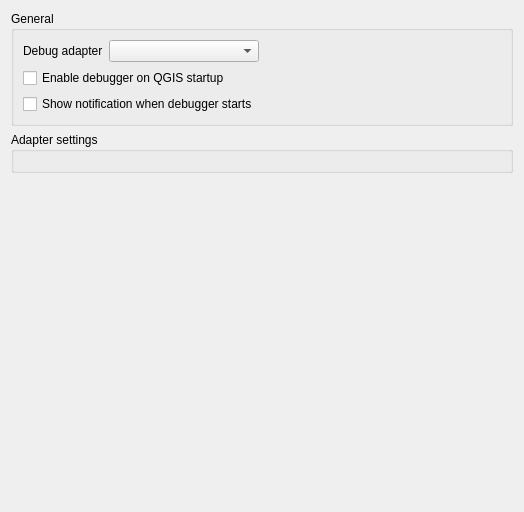
<?xml version="1.0" encoding="UTF-8"?>
<ui version="4.0">
 <class>DebugSettingsPageBase</class>
 <widget class="QWidget" name="DebugSettingsPageBase">
  <property name="geometry">
   <rect>
    <x>0</x>
    <y>0</y>
    <width>524</width>
    <height>512</height>
   </rect>
  </property>
  <property name="windowTitle">
   <string>Dialog</string>
  </property>
  <layout class="QVBoxLayout" name="verticalLayout_2">
   <item>
    <widget class="QGroupBox" name="general_groupbox">
     <property name="title">
      <string>General</string>
     </property>
     <layout class="QVBoxLayout" name="verticalLayout">
      <item>
       <layout class="QHBoxLayout" name="horizontalLayout">
        <item>
         <widget class="QLabel" name="adapter_label">
          <property name="text">
           <string>Debug adapter</string>
          </property>
         </widget>
        </item>
        <item>
         <widget class="QComboBox" name="adapter_combobox">
          <property name="minimumSize">
           <size>
            <width>150</width>
            <height>0</height>
           </size>
          </property>
         </widget>
        </item>
        <item>
         <spacer name="horizontalSpacer">
          <property name="orientation">
           <enum>Qt::Horizontal</enum>
          </property>
          <property name="sizeHint" stdset="0">
           <size>
            <width>40</width>
            <height>20</height>
           </size>
          </property>
         </spacer>
        </item>
       </layout>
      </item>
      <item>
       <widget class="QCheckBox" name="start_on_sturtup_checkbox">
        <property name="text">
         <string>Enable debugger on QGIS startup</string>
        </property>
       </widget>
      </item>
      <item>
       <widget class="QCheckBox" name="notification_checkbox">
        <property name="text">
         <string>Show notification when debugger starts</string>
        </property>
       </widget>
      </item>
     </layout>
    </widget>
   </item>
   <item>
    <widget class="QGroupBox" name="adapter_groupbox">
     <property name="title">
      <string>Adapter settings</string>
     </property>
     <layout class="QVBoxLayout" name="verticalLayout_3">
      <item>
       <widget class="QStackedWidget" name="adapters_settings">
        <property name="sizePolicy">
         <sizepolicy hsizetype="Preferred" vsizetype="Maximum">
          <horstretch>0</horstretch>
          <verstretch>0</verstretch>
         </sizepolicy>
        </property>
       </widget>
      </item>
     </layout>
    </widget>
   </item>
   <item>
    <spacer name="verticalSpacer">
     <property name="orientation">
      <enum>Qt::Vertical</enum>
     </property>
     <property name="sizeHint" stdset="0">
      <size>
       <width>20</width>
       <height>40</height>
      </size>
     </property>
    </spacer>
   </item>
  </layout>
 </widget>
 <resources/>
 <connections/>
</ui>
